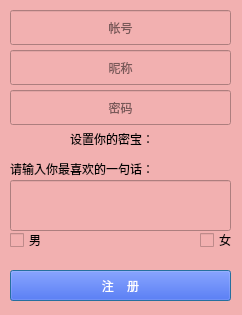
<?xml version="1.0" encoding="UTF-8"?>
<ui version="4.0">
 <class>RegisterPage</class>
 <widget class="QDialog" name="RegisterPage">
  <property name="geometry">
   <rect>
    <x>0</x>
    <y>0</y>
    <width>242</width>
    <height>315</height>
   </rect>
  </property>
  <property name="windowTitle">
   <string>注册新用户</string>
  </property>
  <property name="styleSheet">
   <string notr="true">background-color: rgb(242, 176, 176);</string>
  </property>
  <widget class="QLineEdit" name="countLineEdit">
   <property name="geometry">
    <rect>
     <x>10</x>
     <y>10</y>
     <width>221</width>
     <height>35</height>
    </rect>
   </property>
   <property name="styleSheet">
    <string notr="true">font: 16pt &quot;Ubuntu&quot;;</string>
   </property>
   <property name="alignment">
    <set>Qt::AlignCenter</set>
   </property>
   <property name="placeholderText">
    <string>帐号</string>
   </property>
  </widget>
  <widget class="QLineEdit" name="nameLineEdit">
   <property name="geometry">
    <rect>
     <x>10</x>
     <y>50</y>
     <width>221</width>
     <height>35</height>
    </rect>
   </property>
   <property name="styleSheet">
    <string notr="true">font: 16pt &quot;Ubuntu&quot;;</string>
   </property>
   <property name="alignment">
    <set>Qt::AlignCenter</set>
   </property>
   <property name="placeholderText">
    <string>昵称</string>
   </property>
  </widget>
  <widget class="QLineEdit" name="passwdLineEdit">
   <property name="geometry">
    <rect>
     <x>10</x>
     <y>90</y>
     <width>221</width>
     <height>35</height>
    </rect>
   </property>
   <property name="styleSheet">
    <string notr="true">font: 16pt &quot;Ubuntu&quot;;</string>
   </property>
   <property name="echoMode">
    <enum>QLineEdit::Password</enum>
   </property>
   <property name="alignment">
    <set>Qt::AlignCenter</set>
   </property>
   <property name="placeholderText">
    <string>密码</string>
   </property>
  </widget>
  <widget class="QCheckBox" name="maleBox">
   <property name="geometry">
    <rect>
     <x>10</x>
     <y>230</y>
     <width>80</width>
     <height>20</height>
    </rect>
   </property>
   <property name="text">
    <string>男</string>
   </property>
  </widget>
  <widget class="QCheckBox" name="femaleBox">
   <property name="geometry">
    <rect>
     <x>200</x>
     <y>230</y>
     <width>80</width>
     <height>20</height>
    </rect>
   </property>
   <property name="text">
    <string>女</string>
   </property>
  </widget>
  <widget class="QPushButton" name="pushButton">
   <property name="geometry">
    <rect>
     <x>10</x>
     <y>270</y>
     <width>221</width>
     <height>31</height>
    </rect>
   </property>
   <property name="styleSheet">
    <string notr="true">font: 16pt &quot;Ubuntu&quot;;
color: rgb(255, 255, 255);
background-color: rgb(7, 54, 249);</string>
   </property>
   <property name="text">
    <string>注    册</string>
   </property>
  </widget>
  <widget class="QLabel" name="label">
   <property name="geometry">
    <rect>
     <x>70</x>
     <y>130</y>
     <width>101</width>
     <height>17</height>
    </rect>
   </property>
   <property name="text">
    <string>设置你的密宝：</string>
   </property>
  </widget>
  <widget class="QLabel" name="label_2">
   <property name="geometry">
    <rect>
     <x>10</x>
     <y>160</y>
     <width>171</width>
     <height>17</height>
    </rect>
   </property>
   <property name="text">
    <string>请输入你最喜欢的一句话：</string>
   </property>
  </widget>
  <widget class="QLineEdit" name="mibaolineEdit">
   <property name="geometry">
    <rect>
     <x>10</x>
     <y>180</y>
     <width>221</width>
     <height>51</height>
    </rect>
   </property>
  </widget>
 </widget>
 <resources/>
 <connections/>
</ui>
